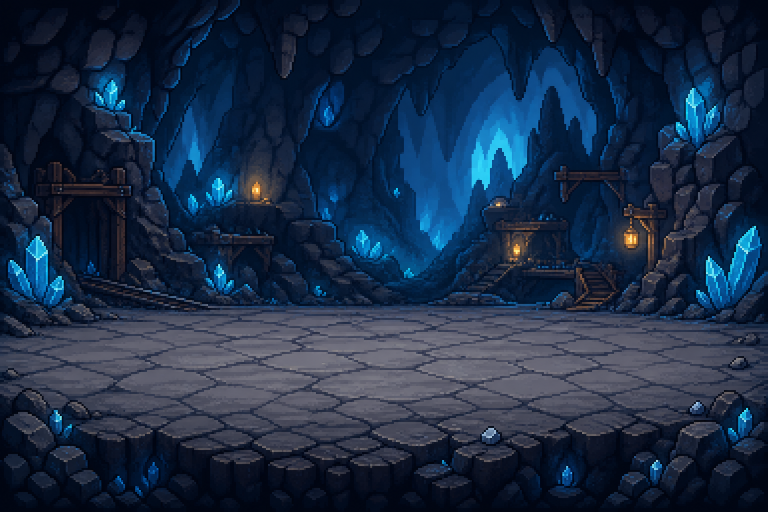
#> input picture real_stone/assets/images/crystal_mine_battlefield.png, 1536 x 1024 px (shown at 1/2 size)
$ python prepare_effect_frames.py ../assets/images/crystal_mine_battlefield.png out.png
#> lines starting #> are read from the running program, lines starting #| are printed output that depends on the picture
from pathlib import Path
import sys

from PIL import Image


source = Image.open(sys.argv[1]).convert("RGBA")
destination = Path(sys.argv[2])
destination.mkdir(parents=True, exist_ok=True)
cell_width = source.width / 8
#> cell_width = 192
common_size = source.height
#> common_size = 1024

for index in range(8):
    left = round(index * cell_width)
    right = round((index + 1) * cell_width)
    cell = source.crop((left, 0, right, source.height))
    square = Image.new("RGBA", (common_size, common_size), (0, 0, 0, 0))
    square.alpha_composite(cell, ((common_size - cell.width) // 2, 0))
    frame = square.resize((256, 256), Image.Resampling.NEAREST)
    frame.save(destination / f"hit_effect_{index}.png")
#> this loop made 8 passes
#> pass 1, `cell = source.crop((left, 0, right, source.height))`:
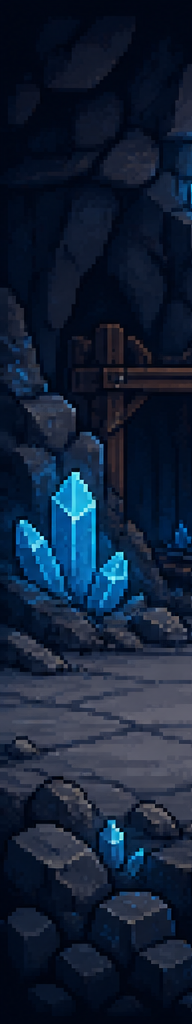
#> cell: PIL image 192x1024 RGBA; mean R, G, B, A 19.2, 32.6, 53.3, 255
#> pass 1, `frame = square.resize((256, 256), Image.Resampling.NEAREST)`:
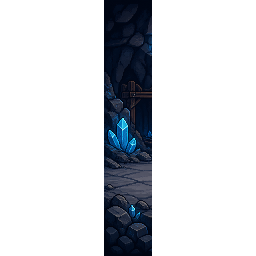
#> frame: PIL image 256x256 RGBA; mean R, G, B, A 3.6, 6.2, 10, 47.8; transparent parts drawn white
#> pass 2, `cell = source.crop((left, 0, right, source.height))`:
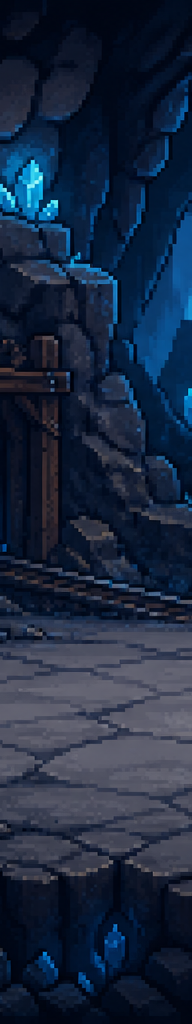
#> cell: PIL image 192x1024 RGBA; mean R, G, B, A 26.5, 40.5, 63.1, 255
#> after the loop:
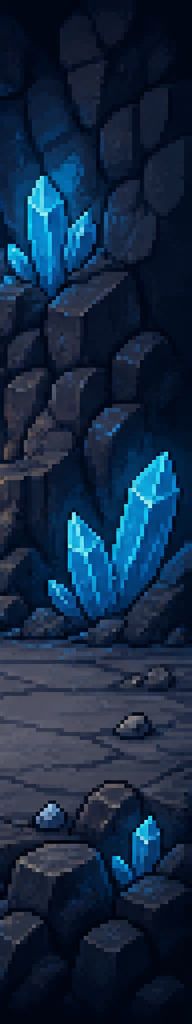
#> cell: PIL image 192x1024 RGBA; mean R, G, B, A 20.6, 40.5, 65.4, 255
#> after the loop:
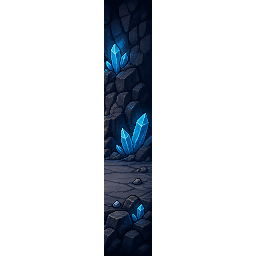
#> frame: PIL image 256x256 RGBA; mean R, G, B, A 3.9, 7.6, 12.2, 47.8; transparent parts drawn white

$ run again, on real_stone/assets/images/grania_stage_2.png
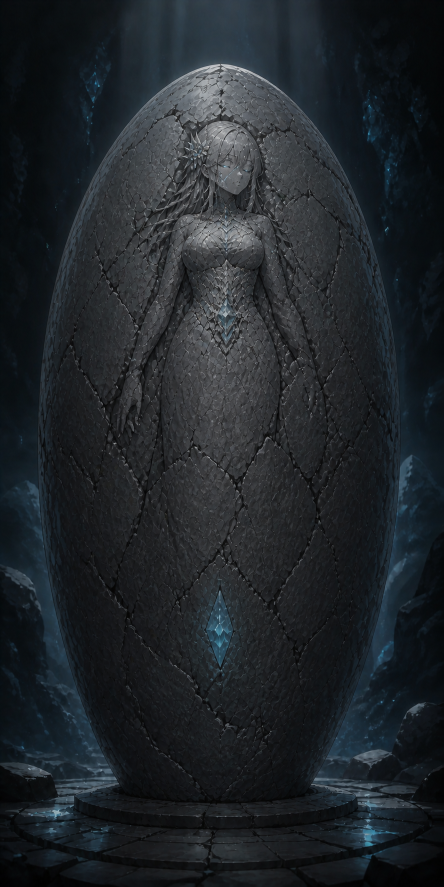
#> input picture real_stone/assets/images/grania_stage_2.png, 887 x 1774 px (shown at 1/2 size)
#> the loop `for index in range(8):` made 8 passes
#> pass 1, `frame = square.resize((256, 256), Image.Resampling.NEAREST)`:
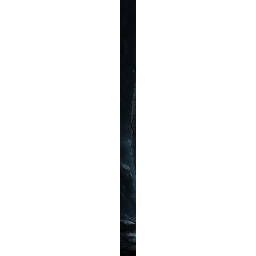
#> frame: PIL image 256x256 RGBA; mean R, G, B, A 1, 1.4, 1.7, 15.9; transparent parts drawn white
#> after the loop `for index in range(8):`:
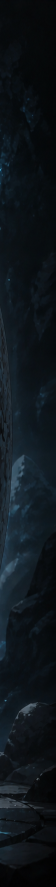
#> cell: PIL image 111x1774 RGBA (shown at 1/2 size); mean R, G, B, A 14.2, 21.4, 26.9, 255

$ run again, on real_stone/assets/images/grania_stage_3.png
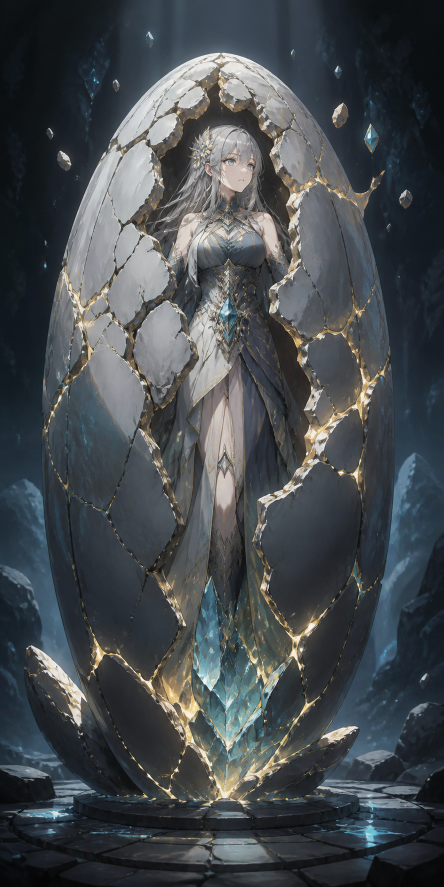
#> input picture real_stone/assets/images/grania_stage_3.png, 887 x 1774 px (shown at 1/2 size)
#> after the loop `for index in range(8):`:
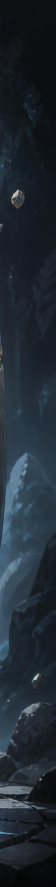
#> cell: PIL image 111x1774 RGBA (shown at 1/2 size); mean R, G, B, A 32.1, 41.9, 51, 255
#> after the loop `for index in range(8):`:
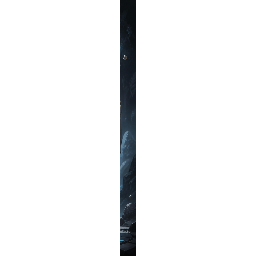
#> frame: PIL image 256x256 RGBA; mean R, G, B, A 2, 2.6, 3.2, 15.9; transparent parts drawn white
